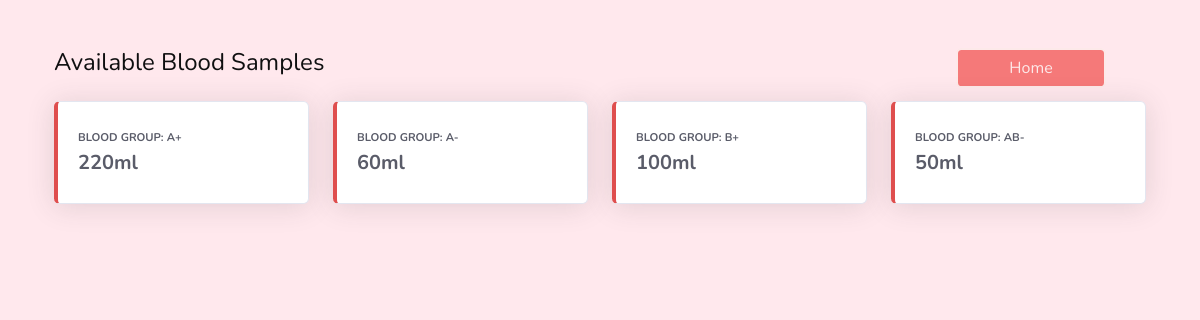
The page /available.php (signed in) on the database its author committed.
### tables this page shows
CREATE TABLE `available_blood` (
  `blood_id` int(11) NOT NULL,
  `blood_group` varchar(3) NOT NULL,
  `h_id` int(11) NOT NULL,
  `h_name` varchar(200) NOT NULL,
  `volume` int(11) NOT NULL
);

### available.php (the view, shortened to what this page needs)
<?php
include('db_connect.php');
?>
<!DOCTYPE html>
<html lang="en">
<head>
  <link href="vendor/fontawesome-free/css/all.min.css" rel="stylesheet" type="text/css">
  <link href="css/sb-admin-2.css" rel="stylesheet">
</head>
<body id="page-top" style="background-color:#ffe8ed;">
  <div id="wrapper">
<div class="container">
<br><br>
<div class="row">
    <div class="col sm-6">
        <h3 class="h4 text-blue-900 mb-4" >Available Blood Samples</h1>
    </div>
    <div class="col sm-6">
        <a href="index.php"><button type = "button" class = "btn btn-default navbar-btn" style="width:150px; border: 2px solid #fde9e9;background-color:#f57979;float:right;">Home</button></a>
    </div>
</div>
<?php
    $username=$_SESSION['hospital'];
    $query="select h_id from hospital where username='$username'";
    $query_run = mysqli_query($connection,$query);
    if (mysqli_num_rows($query_run)>0)
    {
      while($row = mysqli_fetch_assoc($query_run))
      {
          $h_id=$row['h_id'];
      }
    }
    $query2="select blood_group, volume from available_blood where h_id='$h_id'";
    $result = mysqli_query($connection,$query2);
    if (mysqli_num_rows($result)>0)
    {
        echo '<div class="row">';
        while($row2 = mysqli_fetch_assoc($result))
        {
            $volume=$row2['volume'];
            $blood_group=$row2['blood_group'];
            echo '<div class="col-xl-3 col-md-6 mb-4">
            <div class="card border-left-primary shadow h-100 py-2">
              <div class="card-body">
                <div class="row no-gutters align-items-center">
                  <div class="col mr-2">
                    <div class="text-xs font-weight-bold text-primary text-uppercase mb-1">Blood Group:  ';
                    echo $blood_group;
                     echo '</div>
                    <div class="h5 mb-0 font-weight-bold text-gray-800"> ';
                        echo $volume. 'ml';
                    echo '</div>
                  </div>
                </div>
              </div>
            </div>
          </div>';
        }
    }
    else
    $_SESSION['status']="Error fetching value";
?>
</div>
</body>
</html>

### rows shown on the page
available_blood: blood_group "A+", volume "220"
available_blood: blood_group "A-", volume "60"
available_blood: blood_group "B+", volume "100"
available_blood: blood_group "AB-", volume "50"
